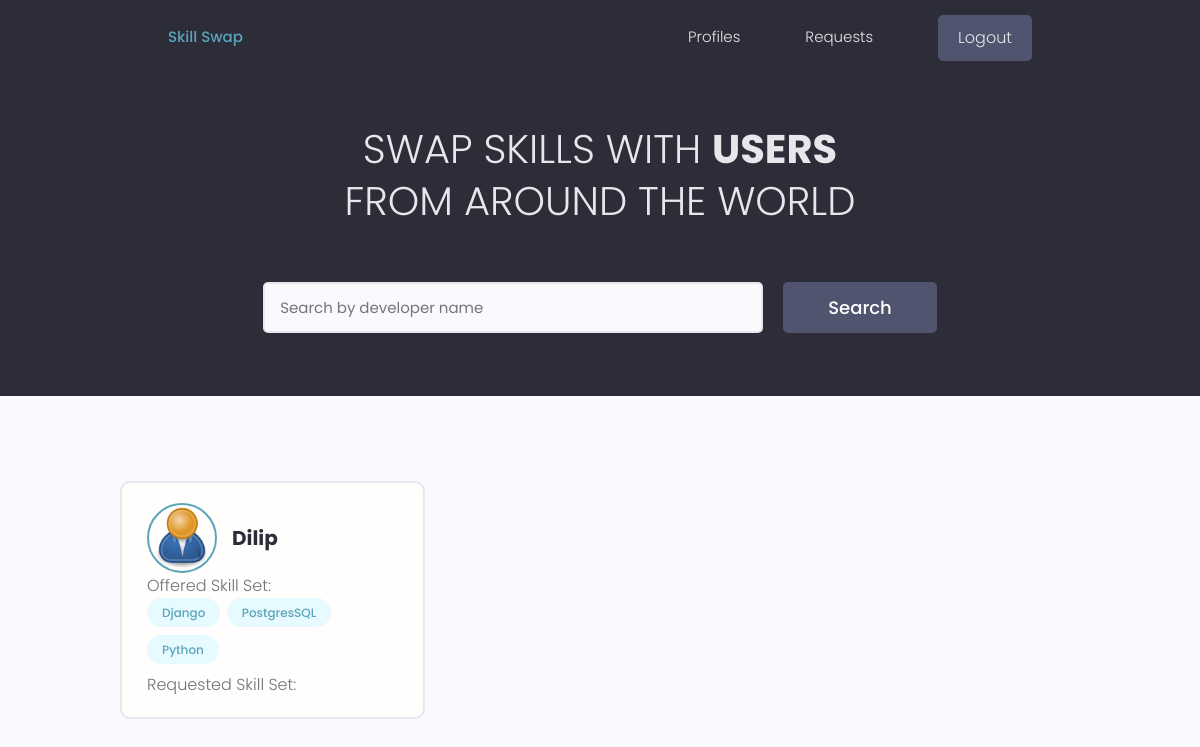
The app's page / (signed in) with its own data.
### core/models.py (models this page shows, shortened)
class Profile(models.Model):
    user=models.OneToOneField(User,on_delete=models.CASCADE,null=True,blank=True)
    name=models.CharField(max_length=200,null=True,blank=True)
    username=models.CharField(max_length=200,null=True,blank=True)
    location=models.CharField(max_length=200,null=True,blank=True)
    PROFILE_TYPE=(('public','Public'),('private','Private'))
    AVAILABLE_OPTIONS=(('weekday','WeekDays'),('weekend','WeekEnds'),('evening','Evenings'))
    available=models.TextField(choices=AVAILABLE_OPTIONS,max_length=200)
    profile=models.TextField(choices=PROFILE_TYPE,max_length=200)
    profile_image=models.ImageField(null=True,blank=True,upload_to='profiles/',default='profiles/user-default.png')
    created=models.DateTimeField(auto_now_add=True)
    id=models.UUIDField(default=uuid.uuid4,primary_key=True,unique=True,editable=False)

class OfferedSkill(models.Model):
    owner=models.ForeignKey(Profile,null=True,blank=True,on_delete=models.CASCADE)
    name=models.CharField(max_length=200,blank=True,null=True)
    created=models.DateTimeField(auto_now_add=True)
    id=models.UUIDField(default=uuid.uuid4,primary_key=True,unique=True,editable=False)
    def __str__(self):
        return self.name

### core/views.py (the view)
# urls.py: path('',views.profiles,name='profiles'),
def profiles(request):
    profiles,search_query=searchProfiles(request)
    custom_range,profiles=paginateProfiles(request,profiles,6)
    context={'profiles':profiles,'search_query':search_query,'custom_range':custom_range}
    return render(request,"core/profiles.html",context)

### core/utils.py (called while the page is built)
def paginateProfiles(request,profiles,results):
    page=request.GET.get('page')
    paginator=Paginator(profiles,results)
    try:
        profiles=paginator.page(page)
    except PageNotAnInteger:
        page=1
        profiles=paginator.page(page)
    except EmptyPage:
        page=paginator.num_pages
        profiles=paginator.page(page)
    leftpage=int(page)-4
    if leftpage<1:
        leftpage=1
    rightpage=int(page)+5
    if rightpage>paginator.num_pages:
        rightpage=paginator.num_pages
    custom_range=range(leftpage,rightpage+1)
    return custom_range,profiles

def searchProfiles(request):
    search_query=""
    if request.GET.get('search_query'):
        search_query=request.GET.get('search_query')
    skills=OfferedSkill.objects.filter(name__icontains=search_query)
    profiles=Profile.objects.distinct().filter(profile='public')
    profiles=profiles.filter(Q(name__icontains=search_query) |
                                               Q(name__in=skills))
    return profiles,search_query

### core/templates/core/profiles.html (shortened to what this page needs)
{% extends "main.html" %}
{% block content %}
<main class="home">
    <section class="hero-section text-center">
        <div class="container container--narrow">
            <div class="hero-section__box">
                <h2>SWAP SKILLS WITH <span>USERS</span></h2>
                <h2>FROM AROUND THE WORLD</h2>
            </div>
            <div class="hero-section__search">
                <form id="searchForm" class="form" action="{% url 'profiles' %}" method="get">
                    <div class="form__field">
                        <input class="input input--text" id="formInput#search" type="text" name="search_query"
                            value="{{search_query}}" placeholder="Search by developer name" />
                    </div>
                    <input class="btn btn--sub btn--lg" type="submit" value="Search" />
                </form>
            </div>
        </div>
    </section>
    <section class="devlist">
        <div class="container">
            <div class="grid grid--three">
                {% for profile in profiles %}
                <div class="column card">
                    <div class="dev">
                        <a href="" class="card__body">
                            <div class="dev__profile">
                                <img class="avatar avatar--md" src="{{profile.profile_image.url}}" alt="image" />
                                <div class="dev__meta">
                                    <h3>{{profile.name}}</h3>
                                </div>
                            </div>
                            <div class="dev__skills">
                                <p>Offered Skill Set:</p>
                                {% for skill in profile.offeredskill_set.all|slice:"5" %}
                                <span class="tag tag--pill tag--main">
                                    <small>{{skill}}</small>
                                </span>
                                {% endfor %}
                                <p>Requested Skill Set:</p>
                            </div>
                        </a>
                    </div>
                </div>
                {% endfor %}
            </div>
        </div>
    </section>
</main>
{% endblock content %}

### static/styles/app.css (style rules this page uses)
:root { --color-sub: #2d2d39; }
.btn--sub { background-color: var(--color-sub-light); }
.card { border: 2px solid var(--color-light); }
img { width: 100%; }
.hero-section { height: 40vh; display: flex; align-items: center; background-color: var(--color-sub); }
.hero-section__box { margin-bottom: 4rem; }
.hero-section__box > h2, .hero-section__box > h2 > span { font-size: 4rem; color: var(--color-light); line-height: 1.3; text-transform: uppercase; }
.hero-section__box > h2 { font-weight: 300; }
.hero-section__box > h2 > span { font-weight: 700; }
.hero-section__search > .form { display: flex; align-items: center; justify-content: center; gap: 2rem; }
.hero-section__search > .form input.input--text { width: 50rem; }
.devlist { margin-top: 8rem; }
.devlist .grid { align-items: stretch; }
.devlist .dev .dev__profile { display: flex; align-items: center; gap: 1.5rem; }
.devlist .dev .dev__meta h3 { color: var(--color-sub); font-size: 2rem; font-weight: 700; }

### static/uikit/styles/modules/_variables.css (style rules this page uses)
:root { --color-main: #5aa5b9; --color-main-light: #e6faff; --color-sub: #3f4156; --color-sub-light: #51546e; --color-sub-lighter: #ededfd; --color-text: #737373; --color-gray: #8b8b8b; --color-light: #e5e7eb; --color-light-gray: #767676; --color-bg: #f8fafd; --color-white: #fffefd; --color-white-light: #f3f3f3; --color-success: #359e64; --color-success-bg: #def8e8; --color-error: #fc4b0b; --color-error-bg: #fff2ee; --font-base: 'Poppins', arial, helvetica, 'Segoe UI', roboto, ubuntu, sans-serif; --font-monospace: 'Fira Code', 'Courier New', courier, monospace; --font-regular: 300; --font-medium: 500; --font-bold: 700; --generic-shadow: 1px 1px 5px #00000010; --generic-transition: all 0.3s ease-in-out; }

### static/uikit/styles/modules/_base.css (style rules this page uses)
* { margin: 0; padding: 0; box-sizing: border-box; text-rendering: optimizeLegibility; color: inherit; font-size: inherit; }
html { font-size: 50%; }
@media only screen and (min-width: 480px) { html { font-size: 56.25%; } }
@media only screen and (min-width: 1200px) { html { font-size: 62.5%; } }
body { line-height: 1.6; font-weight: 400; font-size: 1.5rem; color: var(--color-text); background-color: var(--color-bg); min-height: 100vh; }

### static/uikit/styles/modules/_typography.css (style rules this page uses)
* { font-family: var(--font-base); }
h2 { font-size: 3.6rem; font-weight: var(--font-bold); }
h3 { font-size: 3.2rem; font-weight: var(--font-medium); }
p, span, strong { font-size: 1.6rem; color: var(--color-text); font-weight: var(--font-regular); }
a { padding-bottom: 2px; text-decoration: none; display: inline-block; color: var(--color-main); font-weight: var(--font-medium); }

### static/uikit/styles/modules/_utilities.css (style rules this page uses)
.container { width: 92%; max-width: 165rem; margin: 0 auto; box-sizing: border-box; }
.container--narrow { width: 92%; max-width: 120rem; }
@media screen and (min-width: 1000px) { .container { width: 90%; } }
@media screen and (min-width: 1000px) { .container--narrow { width: 85%; } }
@media screen and (min-width: 1200px) { .container { width: 80%; } }
@media screen and (min-width: 1200px) { .container--narrow { width: 72%; } }
.text-center { text-align: center; }

### static/uikit/styles/modules/_avatar.css (style rules this page uses)
.avatar { border-radius: 50%; border: 2px solid var(--color-main); object-fit: cover; }
.avatar--md { height: 7rem; width: 7rem; }

### static/uikit/styles/modules/_button.css (style rules this page uses)
.btn { display: inline-block; position: relative; cursor: pointer; background-color: var(--color-light); font-weight: var(--font-medium); color: var(--color-sub); text-decoration: none; padding: 1rem 2rem; border-radius: 0.5rem; border: none; width: -webkit-fit-content; width: -moz-fit-content; width: fit-content; height: -webkit-fit-content; height: -moz-fit-content; height: fit-content; font-size: 1.6rem; outline-width: 0; outline-color: transparent; -webkit-backface-visibility: hidden; backface-visibility: hidden; transition: all 0.3s ease-in-out; }
.btn--sub { background-color: var(--color-sub); color: var(--color-white); }
.btn--lg { font-size: 1.8rem; padding: 1.2rem 4.5rem; }

### static/uikit/styles/modules/_card.css (style rules this page uses)
.card { border-radius: 1rem; background-color: var(--color-white); border: 1.5px solid var(--color-light); width: auto; height: auto; margin-top: 0.5rem; margin-bottom: 0.5rem; overflow: hidden; }
.card__body, .card__header { padding: 2rem 2.5rem; }

### static/uikit/styles/modules/_form.css (style rules this page uses)
.form { display: block; }
.form__field { margin-top: 1.5rem; margin-bottom: 1.5rem; }
input.input[type='text'], input.input[type='email'], input.input[type='password'], input.input[type='number'], select.input, textarea.input { min-width: 24rem; width: 100%; padding: 1.2rem 1.5rem; border-radius: 0.5rem; border: 2px solid var(--color-light); transition: all 0.3s ease-in-out; background-color: var(--color-bg); }

### records on screen
Profile: profile_image (placeholder picture), name "Dilip"
OfferedSkill: name "Django"
OfferedSkill: name "PostgresSQL"
OfferedSkill: name "Python"
